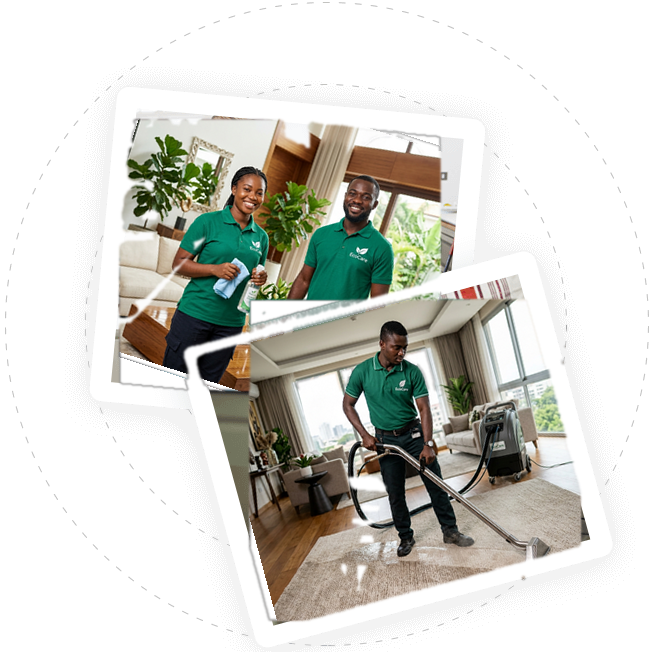
#> input picture img/figure/figure5.png, 652 x 652 px
$ python update_brand_imagery.py
#> lines starting #> are read from the running program, lines starting #| are printed output that depends on the picture
#!/usr/bin/env python3
"""
scripts/update_brand_imagery.py
Comprehensive replacement of all non-Black / stock imagery across the EcoCare website
with authentic Black Ghanaian EcoCare cleaning specialists wearing official EcoCare attire with logo.
"""

import os
import re
from PIL import Image, ImageDraw, ImageFilter, ImageEnhance, ImageOps

BASE_DIR = os.path.abspath(os.path.join(os.path.dirname(__file__), ".."))

def get_path(rel_path):
    return os.path.join(BASE_DIR, rel_path)

def make_figure5():
    """
    Updates img/figure/figure5.png by cleanly replacing the photos inside
    the two tilted polaroid frames while preserving 100% of the frames,
    shadows, and background circular illustrations.
    """
    fig5_path = get_path("img/figure/figure5.png")
    fig5 = Image.open(fig5_path).convert("RGBA")
#> fig5 is the input picture: PIL image 652x652 RGBA; mean R, G, B, A 75.5, 75.8, 69.6, 119.3
    w, h = fig5.size
#> w = 652; h = 652
    pix = fig5.load()

    # 1. Create masks for top inner photo and bottom inner photo
    mask_top = Image.new("L", (w, h), 0)
#> mask_top: PIL image 652x652 L; every value is 0
    mask_bottom = Image.new("L", (w, h), 0)
    top_pix = mask_top.load()
    bottom_pix = mask_bottom.load()

    for y in range(120, 390):
        for x in range(120, 440):
            r, g, b, a = pix[x, y]
            if a > 240 and not (r > 240 and g > 240 and b > 240):
                top_pix[x, y] = 255

    for y in range(300, 620):
        for x in range(250, 580):
            r, g, b, a = pix[x, y]
            if a > 240 and not (r > 240 and g > 240 and b > 240):
                bottom_pix[x, y] = 255

    mask_top_smooth = mask_top.filter(ImageFilter.GaussianBlur(1.0))
    mask_bottom_smooth = mask_bottom.filter(ImageFilter.GaussianBlur(1.0))

    # 2. Source photo for top frame: EcoCare team photo
    team_img = Image.open(get_path("img/team/ecocare-team.jpg")).convert("RGBA")
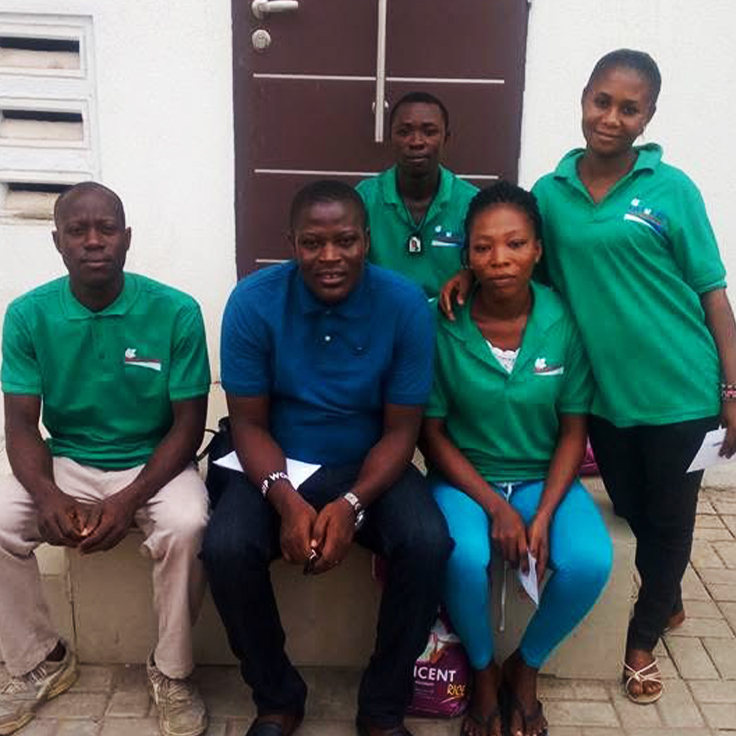
#> input picture img/team/ecocare-team.jpg, 736 x 736 px
    crop_top = team_img.crop((320, 40, 736, 520))
    crop_top = crop_top.resize((360, 300), Image.Resampling.LANCZOS)
#> crop_top: PIL image 360x300 RGBA
    crop_top_rot = crop_top.rotate(-18, expand=True, resample=Image.Resampling.BICUBIC)

    canvas_top = Image.new("RGBA", (w, h), (0, 0, 0, 0))
#> canvas_top: PIL image 652x652 RGBA; every value is 0
    cx = 275 - crop_top_rot.width // 2
#> cx = 57
    cy = 250 - crop_top_rot.height // 2
#> cy = 51
    canvas_top.paste(crop_top_rot, (cx, cy), crop_top_rot)

    # 3. Source photo for bottom frame: EcoCare field technician in uniform
    tech_img = Image.open(get_path("img/projects/sofa-technician-prep.jpg")).convert("RGBA")
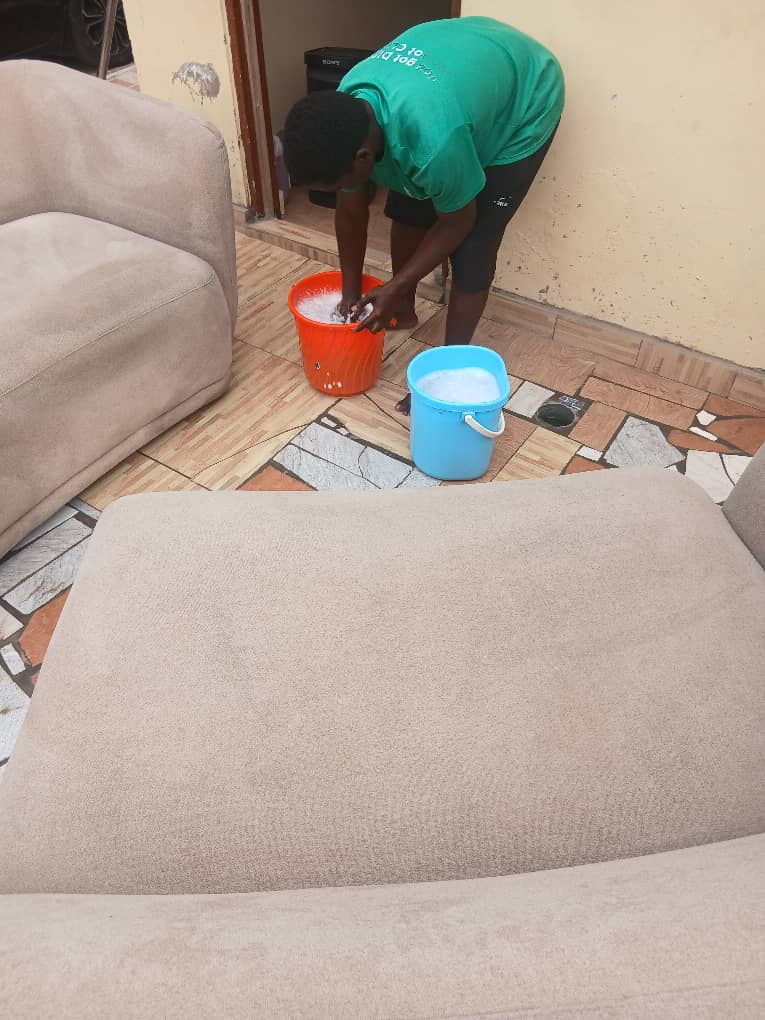
#> input picture img/projects/sofa-technician-prep.jpg, 765 x 1020 px
    crop_bottom = tech_img.crop((80, 100, 680, 800))
    crop_bottom = crop_bottom.resize((360, 330), Image.Resampling.LANCZOS)
#> crop_bottom: PIL image 360x330 RGBA
    crop_bottom_rot = crop_bottom.rotate(15, expand=True, resample=Image.Resampling.BICUBIC)
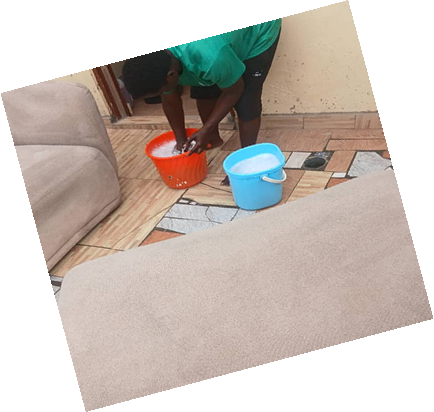
#> crop_bottom_rot: PIL image 434x412 RGBA; mean R, G, B, A 114.3, 104.8, 97.8, 169.4; transparent parts drawn white

    canvas_bottom = Image.new("RGBA", (w, h), (0, 0, 0, 0))
    bx = 410 - crop_bottom_rot.width // 2
#> bx = 193
    by = 460 - crop_bottom_rot.height // 2
#> by = 254
    canvas_bottom.paste(crop_bottom_rot, (bx, by), crop_bottom_rot)

    # 4. Composite
    result = fig5.copy()
    result.paste(canvas_top, (0, 0), mask_top_smooth)
    result.paste(canvas_bottom, (0, 0), mask_bottom_smooth)
    result.save(fig5_path, "PNG", optimize=True)
    print(f"-> Updated {fig5_path}")

def make_about1():
    """
    Updates img/figure/about1.jpg (469x596) with the authentic Black Ghanaian
    female EcoCare cleaning supervisor in emerald green polo shirt with EcoCare logo.
    """
    about1_path = get_path("img/figure/about1.jpg")
    team_img = Image.open(get_path("img/team/ecocare-team.jpg")).convert("RGBA")

    # Crop the female supervisor standing on the right
    # Coordinate: x in [480, 736], y in [40, 660]
    woman = team_img.crop((485, 40, 736, 650))

    # Target size: 469 x 596
    target_w, target_h = 469, 596

    # Create background canvas: luxury modern clean interior with soft subtle gradient
    bg = Image.new("RGBA", (target_w, target_h), (245, 248, 252, 255))
    draw = ImageDraw.Draw(bg)
    # Subtle elegant gradient
    for y in range(target_h):
        r = int(245 - 20 * (y / target_h))
        g = int(248 - 15 * (y / target_h))
        b = int(252 - 10 * (y / target_h))
        draw.line([(0, y), (target_w, y)], fill=(r, g, b, 255))

    # Scale woman to fit nicely
    scale = (target_h - 40) / woman.height
#> scale = 0.911
    new_w = int(woman.width * scale)
#> new_w = 228
    new_h = int(woman.height * scale)
#> new_h = 556
    woman_scaled = woman.resize((new_w, new_h), Image.Resampling.LANCZOS)

    # Enhance slightly
    enhancer = ImageEnhance.Sharpness(woman_scaled)
    woman_scaled = enhancer.enhance(1.2)

    # Paste centered horizontally, aligned to bottom
    paste_x = (target_w - new_w) // 2
#> paste_x = 120
    paste_y = target_h - new_h
#> paste_y = 40
    bg.paste(woman_scaled, (paste_x, paste_y), woman_scaled)
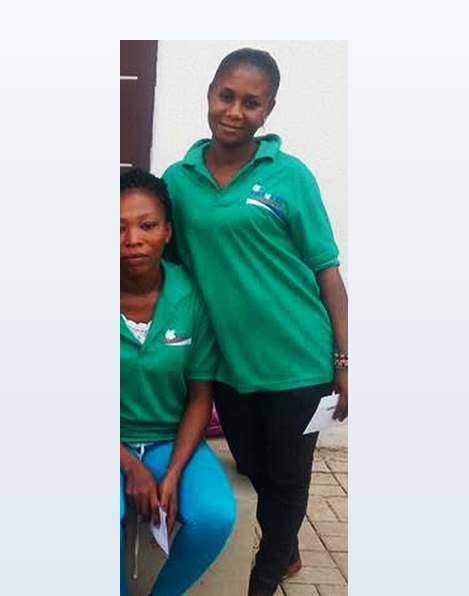
#> bg: PIL image 469x596 RGBA; mean R, G, B, A 163.6, 183.8, 184, 255

    # Save as high quality JPEG
    bg.convert("RGB").save(about1_path, "JPEG", quality=95)
    print(f"-> Updated {about1_path} (469x596)")

def make_figure4():
    """
    Updates img/figure/figure4.png (279x273) cutout with the authentic smiling
    Black Ghanaian female EcoCare specialist in green polo shirt.
    """
    fig4_path = get_path("img/figure/figure4.png")
    team_img = Image.open(get_path("img/team/ecocare-team.jpg")).convert("RGBA")

    # Crop the female specialist standing on the right
    woman = team_img.crop((495, 45, 735, 620))
#> woman: PIL image 240x575 RGBA

    # Create transparent canvas 279 x 273
    target_w, target_h = 279, 273
    canvas = Image.new("RGBA", (target_w, target_h), (0, 0, 0, 0))
#> canvas: PIL image 279x273 RGBA; every value is 0

    # Scale to fill height
    scale = target_h / woman.height
#> scale = 0.475
    new_w = int(woman.width * scale)
#> new_w = 113
    new_h = target_h
    woman_scaled = woman.resize((new_w, new_h), Image.Resampling.LANCZOS)
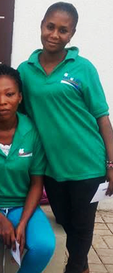
#> woman_scaled: PIL image 113x273 RGBA; mean R, G, B, A 76, 118, 110.5, 255

    # Enhance
    woman_scaled = ImageEnhance.Sharpness(woman_scaled).enhance(1.2)
    woman_scaled = ImageEnhance.Color(woman_scaled).enhance(1.1)

    # Paste centered horizontally
    paste_x = (target_w - new_w) // 2
#> paste_x = 83
    canvas.paste(woman_scaled, (paste_x, 0), woman_scaled)

    canvas.save(fig4_path, "PNG", optimize=True)
    print(f"-> Updated {fig4_path} (279x273)")

def make_banne_img1():
    """
    Updates img/figure/banne-img1.png (880x700) cutout for .progress-wrap-layout1
    with the authentic Black Ghanaian EcoCare technician in uniform.
    """
    banne_path = get_path("img/figure/banne-img1.png")
    tech_img = Image.open(get_path("img/projects/sofa-technician-prep.jpg")).convert("RGBA")

    target_w, target_h = 880, 700
    canvas = Image.new("RGBA", (target_w, target_h), (0, 0, 0, 0))
#> canvas: PIL image 880x700 RGBA; every value is 0

    # Scale technician to fit
    tech_crop = tech_img.crop((60, 50, 700, 950))
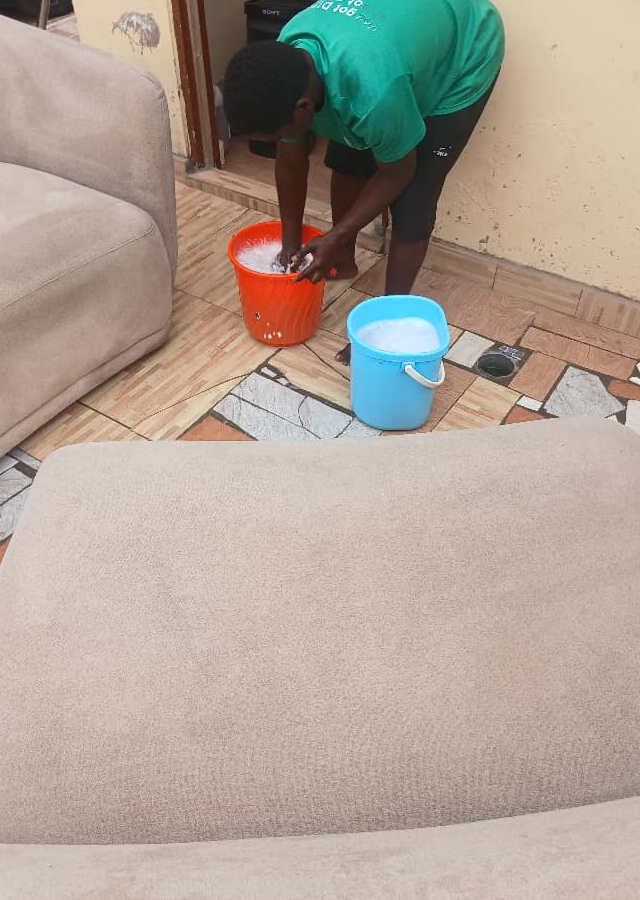
#> tech_crop: PIL image 640x900 RGBA; mean R, G, B, A 173.7, 161.2, 150.9, 255
    scale = target_h / tech_crop.height
#> scale = 0.778
    new_w = int(tech_crop.width * scale)
    new_h = target_h
    tech_scaled = tech_crop.resize((new_w, new_h), Image.Resampling.LANCZOS)

    # Enhance
    tech_scaled = ImageEnhance.Sharpness(tech_scaled).enhance(1.15)

    # Paste on the right side of the canvas (Clenix layout has image on right side)
    paste_x = target_w - new_w - 40
    canvas.paste(tech_scaled, (paste_x, 0), tech_scaled)

    canvas.save(banne_path, "PNG", optimize=True)
    print(f"-> Updated {banne_path} (880x700)")

def make_banner_bg():
    """
    Updates img/figure/banner-bg.jpg (1920x525) and banner-bg1.jpg (1920x522)
    with a wide panoramic banner: authentic field cleaning operations on the left,
    and a rich brand gradient overlay on the right for text readability.
    """
    target_w, target_h = 1920, 525
    canvas = Image.new("RGBA", (target_w, target_h), (18, 40, 76, 255))
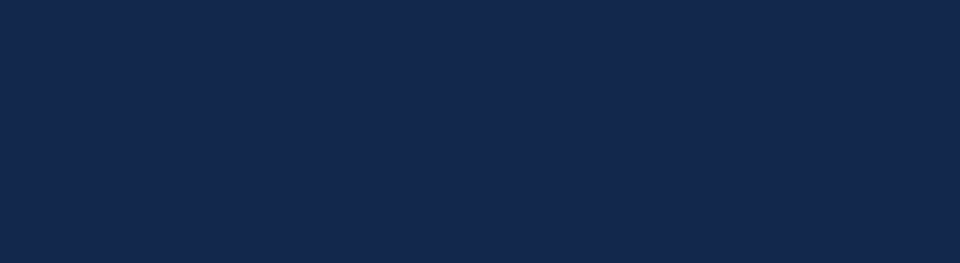
#> canvas: PIL image 1920x525 RGBA (shown at 1/2 size); mean R, G, B, A 18, 40, 76, 255

    # Load authentic field image
#> (the run stopped early here; a loop or call above may not have finished)
